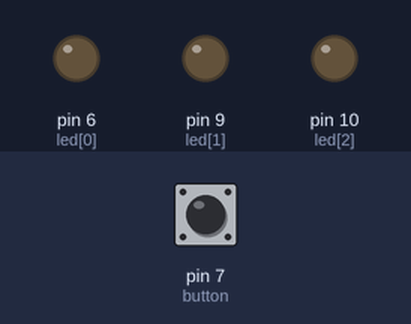
This sketch was run on a simulated Arduino Uno, built with avr-gcc and run on an emulated ATmega328P. Shown: output pins drawn as LEDs (lit = HIGH). The inputs (shaded band) are chosen by the test bench; at power-on: pin 7 (button) LOW.

Above: at 1.2 s.
1.3 s: pin 7 (button) pulled HIGH for 1 s
At 2.6 s:
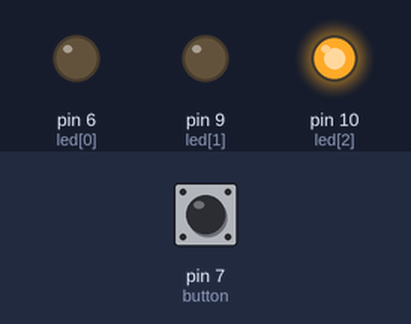
3.8 s: pin 7 (button) pulled HIGH for 0.15 s
At 5.0 s:
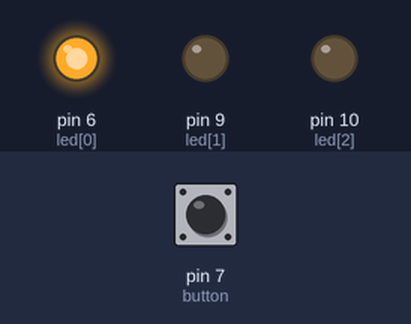
5.4 s: pin 7 (button) pulled HIGH for 3.2 s
At 9.4 s:
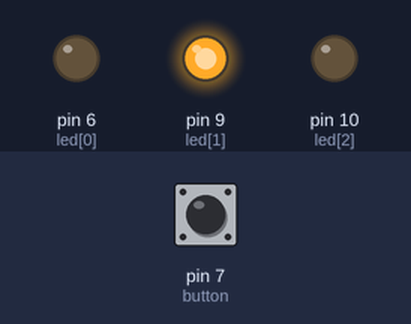
Timing chart, 0 to 10.9 s (numbered marks = the images above; inputs shaded):
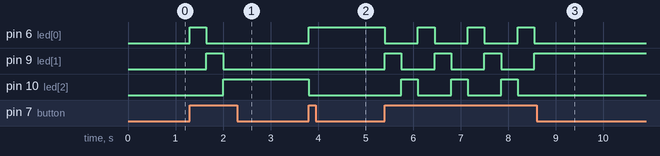

Measured:
- after the input at 1.3 s, pin 6 (led[0]): LOW → HIGH at once, → LOW 0.35 s later; pin 9 (led[1]): LOW → HIGH after 0.35 s, → LOW 0.35 s later; pin 10 (led[2]): LOW → HIGH after 0.70 s
- after the input at 3.8 s, pin 6 (led[0]): LOW → HIGH at once; pin 10 (led[2]): HIGH → LOW at once
- after the input at 5.4 s, pin 6 (led[0]): alternates HIGH for 0.35 s and LOW for 0.70 s, 7 changes in all, then stays LOW, starting at once; pin 9 (led[1]): alternates HIGH for 0.35 s and LOW for 0.70 s, 7 changes in all, then stays HIGH, starting at once

The sketch:

Turn_on_the_LEDs_button.ino
```cpp
const int led[3] = { 6, 9, 10 };
const int button = 7;
int cnt = 0;

void setup() {
  // put your setup code here, to run once:
  for (int i = 0; i < 3; i++) {
    pinMode(led[i], OUTPUT);
  }
  pinMode(button, INPUT);
}

void loop() {
  // put your main code here, to run repeatedly:
  int buttonState = digitalRead(button);
  if (buttonState == HIGH) {
    if (cnt == 2) {
      digitalWrite(led[cnt - 1], LOW);
      digitalWrite(led[cnt], HIGH);
      delay(350);
      cnt++;
    }
    if (cnt == 1) {
      digitalWrite(led[cnt - 1], LOW);
      digitalWrite(led[cnt], HIGH);
      delay(350);
      cnt++;
    }
    if (cnt == 0) {
      digitalWrite(led[cnt + 2], LOW);
      digitalWrite(led[cnt], HIGH);
      delay(350);
      cnt++;
    }
    if (cnt >= 3)
      cnt = 0;
  }
}
```
